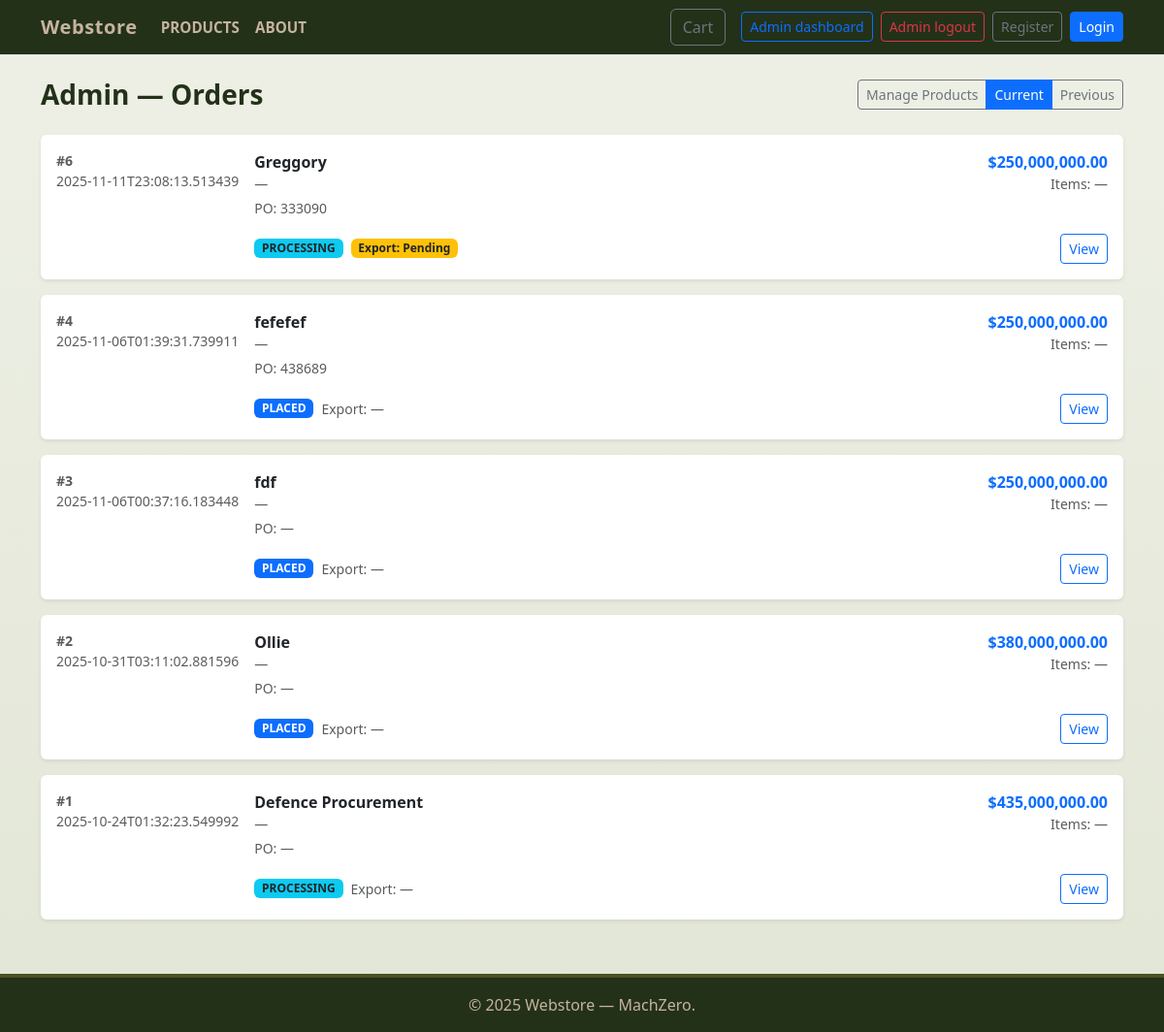
/admin/orders (signed in), run on the app's committed database.
### tables this page shows
CREATE TABLE orders (
        id INTEGER PRIMARY KEY,
        customer_id INTEGER NOT NULL,
        total REAL NOT NULL,
        status TEXT NOT NULL,
        created_at TEXT NOT NULL, agency TEXT, authorized_officer TEXT, official_email TEXT, position_clearance TEXT, contact_number TEXT, po_number TEXT, contract_reference TEXT, funding_source TEXT, auth_doc TEXT, vendor_id TEXT, end_user_cert TEXT, export_license_status TEXT, delivery_location TEXT, required_delivery_date TEXT, payment_method TEXT, declaration_agreed INTEGER, digital_signature TEXT,
        FOREIGN KEY(customer_id) REFERENCES customers(id) ON DELETE CASCADE
    );

CREATE TABLE customers (
        id INTEGER PRIMARY KEY,
        name TEXT NOT NULL,
        email TEXT UNIQUE NOT NULL,
        phone TEXT,
        address TEXT,
        created_at TEXT NOT NULL
    , password TEXT);

### app.py (the view)
@app.route("/admin/orders")
@login_required
def admin_orders():
    db = get_db()
    filt = request.args.get("filter", "current")
    if filt == "previous":
        rows = db.execute(
            "SELECT o.*, c.name AS customer_name FROM orders o LEFT JOIN customers c ON o.customer_id = c.id "
            "WHERE o.status IN ('completed','shipped','cancelled') ORDER BY o.created_at DESC"
        ).fetchall()
    else:
        rows = db.execute(
            "SELECT o.*, c.name AS customer_name FROM orders o LEFT JOIN customers c ON o.customer_id = c.id "
            "WHERE o.status NOT IN ('completed','shipped','cancelled') ORDER BY o.created_at DESC"
        ).fetchall()
    return render_template("admin_orders.html", orders=rows, filter=filt)

### app.py (called while the page is built)
def login_required(f):
    @wraps(f)
    def wrapped(*args, **kwargs):
        if not session.get("is_admin"):
            return redirect(url_for("admin_login", next=request.path))
        return f(*args, **kwargs)
    return wrapped

def get_db():
    if 'db' not in g:
        conn = sqlite3.connect(DB_PATH)
        conn.row_factory = sqlite3.Row
        conn.execute("PRAGMA foreign_keys = ON;")
        g.db = conn
    return g.db

@app.context_processor
def inject_cart_count():
    cart = session.get("cart", {}) if session is not None else {}
    try:
        count = sum(int(v) for v in cart.values()) if cart else 0
    except Exception:
        count = 0
    return {"cart_count": count}

### templates/admin_orders.html (shortened to what this page needs)
<!doctype html>
<html lang="en">
<head>
  <link href="https://cdn.jsdelivr.net/npm/bootstrap@5.3.0/dist/css/bootstrap.min.css" rel="stylesheet">
  <link rel="stylesheet" href="{{ url_for('static', filename='css/styles.css') }}">
</head>
<body>
  {% include 'navbar.html' %}
  <main class="container py-4">
    <div class="d-flex justify-content-between align-items-center mb-4">
      <h3 class="mb-0 fw-bold">Admin — Orders</h3>
      <div class="btn-group" role="group" aria-label="admin actions">
        <a href="{{ url_for('admin_products') }}" class="btn btn-sm btn-outline-secondary">Manage Products</a>
        <a href="{{ url_for('admin_orders', filter='current') }}" class="btn btn-sm btn-outline-primary {% if filter!='previous' %}active{% endif %}">Current</a>
        <a href="{{ url_for('admin_orders', filter='previous') }}" class="btn btn-sm btn-outline-secondary {% if filter=='previous' %}active{% endif %}">Previous</a>
      </div>
    </div>
    {% if orders %}
      <div class="row g-3">
        {% for o in orders %}
          <div class="col-12">
            <div class="card shadow-sm border-0">
              <div class="card-body d-flex flex-column flex-md-row align-items-start">
                <div class="me-3 text-muted small" style="min-width:110px;">
                  <div class="fw-semibold">#{{ o.id }}</div>
                  <div class="text-muted">{{ o.created_at }}</div>
                </div>
                <div class="flex-grow-1">
                  <div class="d-flex justify-content-between align-items-start">
                    <div>
                      <div class="fw-semibold">{{ o.customer_name or '—' }}</div>
                      <div class="small text-muted">{{ o.customer_email or '—' }}</div>
                      <div class="small text-muted mt-1">PO: {{ o.po_number or '—' }}</div>
                    </div>
                    <div class="text-end">
                      <div class="fw-semibold text-primary">${{ "{:,.2f}".format(o.total) }}</div>
                      <div class="small text-muted">Items: {{ o.item_count if o.item_count is defined else '—' }}</div>
                    </div>
                  </div>
                  <div class="mt-3 d-flex flex-wrap gap-2 align-items-center">
                    {% set s = (o.status or '') %}
                    {% if s == 'placed' %}
                      <span class="badge bg-primary text-uppercase small">{{ s }}</span>
                    {% elif s == 'processing' %}
                      <span class="badge bg-info text-dark text-uppercase small">{{ s }}</span>
                    {% elif s == 'shipped' %}
                      <span class="badge bg-secondary text-uppercase small">{{ s }}</span>
                    {% elif s == 'completed' %}
                      <span class="badge bg-success text-uppercase small">{{ s }}</span>
                    {% elif s == 'cancelled' %}
                      <span class="badge bg-danger text-uppercase small">{{ s }}</span>
                    {% else %}
                      <span class="badge bg-secondary text-uppercase small">{{ s }}</span>
                    {% endif %}
                    {% set e = o.export_license_status %}
                    {% if e %}
                      {% if e == 'Approved' %}
                        <span class="badge bg-success small">Export: {{ e }}</span>
                      {% elif e == 'Pending' %}
                        <span class="badge bg-warning text-dark small">Export: {{ e }}</span>
                      {% elif e == 'Exempt' %}
                        <span class="badge bg-info text-dark small">Export: {{ e }}</span>
                      {% else %}
                        <span class="badge bg-secondary small">Export: {{ e }}</span>
                      {% endif %}
                    {% else %}
                      <span class="text-muted small">Export: —</span>
                    {% endif %}
                    <div class="ms-auto">
                      <a class="btn btn-sm btn-outline-primary" href="{{ url_for('admin_order_detail', order_id=o.id) }}">View</a>
                    </div>
                  </div>
                </div>
              </div>
            </div>
          </div>
        {% endfor %}
      </div>
    {% else %}
      <div class="card shadow-sm">
        <div class="card-body text-center text-muted">
          No orders found.
        </div>
      </div>
    {% endif %}
  </main>
<footer>
  <div class="container">
    &copy; {{ 2025 }} Webstore — MachZero.
  </div>
</footer>
</body>
</html>

### templates/navbar.html (shortened to what this page needs)
<nav class="navbar navbar-expand-lg navbar-light bg-light border-bottom">
  <div class="container">
    <a class="navbar-brand" href="{{ url_for('index') }}">Webstore</a>
    <div class="collapse navbar-collapse" id="navMain">
      <ul class="navbar-nav me-auto mb-2 mb-lg-0">
        <li class="nav-item"><a class="nav-link" href="{{ url_for('products') }}">Products</a></li>
        <li class="nav-item"><a class="nav-link" href="{{ url_for('about') }}">About</a></li>
      </ul>
      <div class="d-flex align-items-center">
        <a class="btn btn-outline-secondary position-relative me-3" href="{{ url_for('cart_view') }}">
          Cart
        </a>
        {% if session.get('is_admin') %}
          <a class="btn btn-sm btn-outline-primary me-2" href="{{ url_for('admin_products') }}">Admin dashboard</a>
          <a class="btn btn-sm btn-outline-danger me-2" href="{{ url_for('admin_logout') }}">Admin logout</a>
        {% else %}
          <a class="btn btn-sm btn-outline-secondary me-2" href="{{ url_for('admin_login') }}">Admin login</a>
        {% endif %}
        {% if session.get('customer_name') %}
          <span class="me-2 small text-muted">Hello, {{ session.get('customer_name') }}</span>
          <a class="btn btn-sm btn-outline-danger" href="{{ url_for('logout') }}">Logout</a>
        {% else %}
          <a class="btn btn-sm btn-outline-secondary me-2" href="{{ url_for('register') }}">Register</a>
          <a class="btn btn-sm btn-primary" href="{{ url_for('login') }}">Login</a>
        {% endif %}
      </div>
    </div>
  </div>
</nav>

### static/css/styles.css (style rules this page uses)
:root { --olive: #4b5320; --army-dark: #233119; --khaki: #c7b39f; --sand: #e6dcc8; --accent: #8b1f1f; --white: #ffffff; --navy: #001a66; }
body { background: linear-gradient(180deg, #eef0e6 0%, #e2e6d6 100%); color: var(--army-dark); font-family: "Segoe UI", Roboto, "Helvetica Neue", Arial, sans-serif; margin: 0; }
body { transition: opacity 320ms ease-in-out; will-change: opacity; }
.navbar { background: var(--army-dark) !important; border-bottom: 4px solid var(--olive); }
.navbar .navbar-brand { color: var(--khaki) !important; font-weight: 800; letter-spacing: .6px; }
.navbar .nav-link { color: var(--khaki) !important; font-weight: 600; text-transform: uppercase; font-size: 0.95rem; }
footer { background: var(--army-dark); color: var(--khaki); border-top: 4px solid var(--olive); padding: 1rem 0; margin-top: 2rem; text-align: center; }

### data on the page
orders: id "6", created_at "2025-11-11T23:08:13.513439", name "Greggory", customer_email "—", po_number "333090", total "250,000,000.00", item_count "—", status "PROCESSING", export_license_status "Pending"
orders: id "4", created_at "2025-11-06T01:39:31.739911", name "fefefef", customer_email "—", po_number "438689", total "250,000,000.00", item_count "—", status "PLACED", shows "Export: —"
orders: id "3", created_at "2025-11-06T00:37:16.183448", name "fdf", customer_email "—", po_number "—", total "250,000,000.00", item_count "—", status "PLACED", shows "Export: —"
orders: id "2", created_at "2025-10-31T03:11:02.881596", name "Ollie", customer_email "—", po_number "—", total "380,000,000.00", item_count "—", status "PLACED", shows "Export: —"
orders: id "1", created_at "2025-10-24T01:32:23.549992", name "Defence Procurement", customer_email "—", po_number "—", total "435,000,000.00", item_count "—", status "PROCESSING", shows "Export: —"

### other printed values
{{ 2025 }} "2025"
